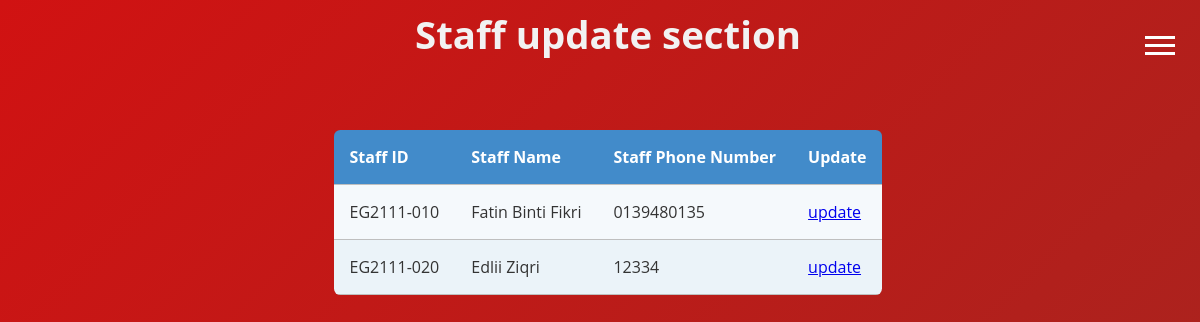
Page /Easy_Go/staffSection on the committed database.
### EasyGo/models.py (models this page shows)
class Staff(models.Model):
    staffID = models.CharField(max_length=10, primary_key=True)
    staffName = models.TextField(max_length=100)
    staffPhoneNumber = models.CharField(max_length=11)
    staffPassword = models.CharField(max_length=9, default='null')

### EasyGo/views.py (the view)
# urls.py: path("staffSection", views.staffSection, name="staffSection"),
def staffSection(request):
    staff = Staff.objects.all()
    dict={
        'staff': staff
    }
    return render (request,'staffSection.html',dict)

### EasyGo/templates/staffSection.html (shortened to what this page needs)
<html lang="en">
<head>
</head>
<body>
    <center><h1>Staff update section</h1></center><br><br>
    <table class="rwd-table">
        <tr>
            <td><strong>Staff ID</strong></td>
            <td><strong>Staff Name</strong></td>
            <td><strong>Staff Phone Number</strong></td>
            <td><strong>Update</strong></td>
        </tr>
        {% for data in staff %}
            <tr>
                <td>{{data.staffID}}</td>
                <td>{{data.staffName}}</td>
                <td>{{data.staffPhoneNumber}}</td>
                <td><a href="updateStaff/{{data.staffID}}">update</a></td>
            </tr>
        {% endfor %}
    </table>
    <br><br>
    <label for="active" class="menu-btn"><span></span></label>
</body>
</html>

### EasyGo/templates/staffSection.html (style rules this page uses)
h1 { color: black }
html, body { width: 100%; height:100%; }
body { background: linear-gradient(-45deg,#4d3e79, #492fc8e6, #912e26, #d11212); background-size: 400% 400%; animation: gradient 8s ease infinite; }
* { font-family: 'Open Sans', sans-serif; }
.rwd-table { margin: auto; min-width: 300px; max-width: 100%; border-collapse: collapse; }
.rwd-table tr:first-child { border-top: none; background: #428bca; color: #fff; }
.rwd-table tr { border-top: 1px solid #ddd; border-bottom: 1px solid #ddd; background-color: #f5f9fc; }
.rwd-table tr:nth-child(odd):not(:first-child) { background-color: #ebf3f9; }
.rwd-table td { display: block; }
.rwd-table td:first-child { margin-top: .5em; }
.rwd-table td:last-child { margin-bottom: .5em; }
.rwd-table td:before { content: attr(data-th) ": "; font-weight: bold; width: 120px; display: inline-block; color: #000; }
.rwd-table th, .rwd-table td { text-align: left; }
.rwd-table { color: #333; border-radius: .4em; overflow: hidden; }
.rwd-table tr { border-color: #bfbfbf; }
.rwd-table th, .rwd-table td { padding: .5em 1em; }
@media screen and (min-width: 600px) { .rwd-table td:before { display: none; } }
@media screen and (min-width: 600px) { .rwd-table th, .rwd-table td { display: table-cell; padding: .25em .5em; } }
@media screen and (min-width: 600px) { .rwd-table th:first-child, .rwd-table td:first-child { padding-left: 0; } }
@media screen and (min-width: 600px) { .rwd-table th:last-child, .rwd-table td:last-child { padding-right: 0; } }
@media screen and (min-width: 600px) { .rwd-table th, .rwd-table td { padding: 1em !important; } }
h1 { text-align: center; font-size: 2.4em; color: #f2f2f2; }
.menu-btn { color: #fff; position: absolute; z-index: 2; right: 20px; top: 20px; height: 50px; width: 50px; text-align: center; line-height: 50px; border-radius: 50%; font-size: 20px; cursor: pointer; transition: all 0.3s ease-in-out; }
.menu-btn span, .menu-btn:before, .menu-btn:after { content: ""; position: absolute; top: calc(50% - 1px); left: 30%; width: 60%; border-bottom: 3px solid white; transition: transform .6s cubic-bezier(0.215, 0.61, 0.355, 1); }
.menu-btn:before { transform: translateY(-8px); }
.menu-btn:after { transform: translateY(8px); }

### rows in the picture
Staff: staffID "EG2111-010", staffName "Fatin Binti Fikri", staffPhoneNumber "0139480135"
Staff: staffID "EG2111-020", staffName "Edlii Ziqri", staffPhoneNumber "12334"
